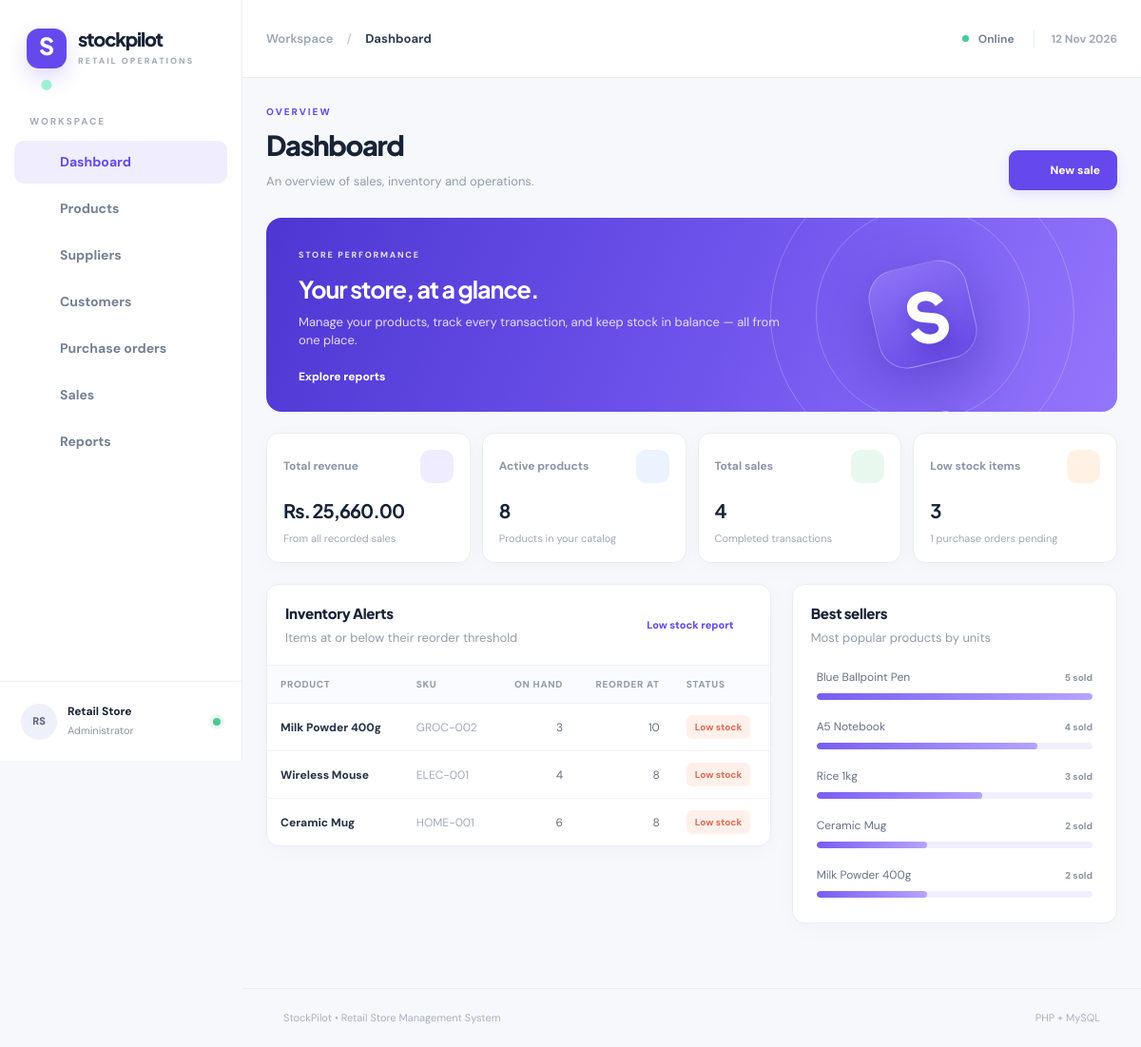
The page / on the database its author committed.
### tables this page shows
CREATE TABLE products (
 product_id INT UNSIGNED AUTO_INCREMENT PRIMARY KEY,
 sku VARCHAR(40) NOT NULL UNIQUE,
 product_name VARCHAR(150) NOT NULL,
 category_id INT UNSIGNED NOT NULL,
 selling_price DECIMAL(12,2) NOT NULL,
 stock_quantity INT UNSIGNED NOT NULL DEFAULT 0,
 reorder_level INT UNSIGNED NOT NULL DEFAULT 5,
 created_at TIMESTAMP DEFAULT CURRENT_TIMESTAMP,
 CONSTRAINT fk_product_category FOREIGN KEY (category_id) REFERENCES categories(category_id),
 CONSTRAINT chk_product_price CHECK (selling_price >= 0)
);

### index.php (the view, shortened to what this page needs)
<?php
require_once __DIR__.'/bootstrap.php';
$stats=one("SELECT (SELECT COUNT(*) FROM products) products,(SELECT COUNT(*) FROM suppliers) suppliers,(SELECT COUNT(*) FROM sales) sales,(SELECT COALESCE(SUM(si.quantity*si.unit_price),0) FROM sale_items si) revenue,(SELECT COUNT(*) FROM products WHERE stock_quantity<=reorder_level) low_stock,(SELECT COUNT(*) FROM purchase_orders WHERE status='Pending') pending_orders");
$low=rows('SELECT product_name,sku,stock_quantity,reorder_level FROM products WHERE stock_quantity<=reorder_level ORDER BY stock_quantity ASC LIMIT 5');
$top=rows('SELECT p.product_name,COALESCE(SUM(si.quantity),0) units FROM products p LEFT JOIN sale_items si ON p.product_id=si.product_id GROUP BY p.product_id,p.product_name ORDER BY units DESC,p.product_name LIMIT 5');
$max=max(1,...array_map(fn($x)=>(int)$x['units'],$top));
render_header('Dashboard','index.php');
page_heading('OVERVIEW','Dashboard','An overview of sales, inventory and operations.','<a class="btn primary" href="sales.php">'.icon('plus').' New sale</a>');
?>
<div class="hero-banner"><div><span class="hero-badge">STORE PERFORMANCE</span><h2>Your store, at a glance.</h2><p>Manage your products, track every transaction, and keep stock in balance — all from one place.</p><a href="reports.php" class="hero-link">Explore reports <?=icon('arrow')?></a></div><div class="hero-art"><div class="orbit orbit-one"></div><div class="orbit orbit-two"></div><div class="hero-cube">S<span>•</span></div></div></div>
<div class="stats-grid">
<div class="stat-card"><div class="stat-top"><span>Total revenue</span><span class="stat-symbol purple"><?=icon('chart')?></span></div><strong><?=cash($stats['revenue'])?></strong><small>From all recorded sales</small></div>
<div class="stat-card"><div class="stat-top"><span>Active products</span><span class="stat-symbol blue"><?=icon('box')?></span></div><strong><?=number_format($stats['products'])?></strong><small>Products in your catalog</small></div>
<div class="stat-card"><div class="stat-top"><span>Total sales</span><span class="stat-symbol green"><?=icon('cart')?></span></div><strong><?=number_format($stats['sales'])?></strong><small>Completed transactions</small></div>
<div class="stat-card"><div class="stat-top"><span>Low stock items</span><span class="stat-symbol orange"><?=icon('alert')?></span></div><strong><?=number_format($stats['low_stock'])?></strong><small><?=$stats['pending_orders']?> purchase orders pending</small></div>
</div>
<div class="two-column wide-left"><section class="panel"><div class="panel-head"><div><h3>Inventory Alerts</h3><p>Items at or below their reorder threshold</p></div><a href="reports.php?tab=stock" class="text-link">Low stock report <?=icon('arrow')?></a></div><div class="table-wrap"><table><thead><tr><th>Product</th><th>SKU</th><th class="right">On hand</th><th class="right">Reorder at</th><th>Status</th></tr></thead><tbody><?php foreach($low as $r):?><tr><td class="strong-cell"><?=e($r['product_name'])?></td><td class="muted-cell"><?=e($r['sku'])?></td><td class="right"><?=e($r['stock_quantity'])?></td><td class="right"><?=e($r['reorder_level'])?></td><td><span class="pill danger">Low stock</span></td></tr><?php endforeach;if(!$low):?><tr><td colspan="5" class="empty">All products are above reorder levels.</td></tr><?php endif;?></tbody></table></div></section>
<section class="panel"><div class="panel-head"><div><h3>Best sellers</h3><p>Most popular products by units</p></div></div><div class="bar-list"><?php foreach($top as $t):?><div class="bar-item"><div class="bar-label"><span><?=e($t['product_name'])?></span><strong><?=e($t['units'])?> sold</strong></div><div class="bar-track"><div class="bar-fill" style="width:<?=round($t['units']/$max*100)?>%"></div></div></div><?php endforeach;?></div></section></div>
<?php render_footer(); ?>

### bootstrap.php (shortened to what this page needs)
<?php
function db(): PDO {
    static $pdo = null;
    if ($pdo === null) {
        try {
            $pdo = new PDO('mysql:host='.DB_HOST.';port='.DB_PORT.';dbname='.DB_NAME.';charset=utf8mb4', DB_USER, DB_PASSWORD, [
                PDO::ATTR_ERRMODE => PDO::ERRMODE_EXCEPTION,
                PDO::ATTR_DEFAULT_FETCH_MODE => PDO::FETCH_ASSOC,
                PDO::ATTR_EMULATE_PREPARES => false,
            ]);
            $expected = ['categories','customers','products','product_suppliers','purchase_orders','purchase_order_items','sales','sale_items','suppliers'];
            $found = $pdo->query('SHOW TABLES')->fetchAll(PDO::FETCH_COLUMN);
            $missing = array_diff($expected, $found);
        } catch (PDOException $e) {
            http_response_code(503);
            exit('<div style="font:16px Arial;max-width:700px;margin:12vh auto;padding:35px;border:1px solid #ddd;border-radius:15px"><h2>Database connection failed</h2><p>Start MySQL in XAMPP, import <code>database.sql</code> and check <code>config.php</code>.</p><pre>'.htmlspecialchars($e->getMessage(),ENT_QUOTES,'UTF-8').'</pre></div>');
        }
    }
    return $pdo;
}
function e($value): string { return htmlspecialchars((string)($value ?? ''), ENT_QUOTES | ENT_SUBSTITUTE, 'UTF-8'); }
function cash($value): string { return 'Rs. '.number_format((float)$value, 2); }
function take_flash(): ?array { $f=$_SESSION['flash']??null;unset($_SESSION['flash']);return $f; }
function rows(string $sql, array $params=[]): array { $stmt=db()->prepare($sql);$stmt->execute($params);return $stmt->fetchAll(); }
function one(string $sql, array $params=[]): array|false { $stmt=db()->prepare($sql);$stmt->execute($params);return $stmt->fetch(); }
function icon(string $name): string {
    $paths=[
      'grid'=>'<rect x="3" y="3" width="7" height="7" rx="1"/><rect x="14" y="3" width="7" height="7" rx="1"/><rect x="3" y="14" width="7" height="7" rx="1"/><rect x="14" y="14" width="7" height="7" rx="1"/>',
      'box'=>'<path d="M21 8a2 2 0 0 0-1-1.73l-7-4a2 2 0 0 0-2 0l-7 4A2 2 0 0 0 3 8v8a2 2 0 0 0 1 1.73l7 4a2 2 0 0 0 2 0l7-4A2 2 0 0 0 21 16Z"/><path d="m3.3 7 8.7 5 8.7-5M12 22V12"/>',
      'truck'=>'<path d="M10 17h4V5H2v12h3"/><path d="M14 9h4l4 4v4h-3"/><circle cx="7.5" cy="17.5" r="2.5"/><circle cx="16.5" cy="17.5" r="2.5"/>',
      'cart'=>'<circle cx="9" cy="21" r="1"/><circle cx="20" cy="21" r="1"/><path d="M1 1h4l2.8 13.4a2 2 0 0 0 2 1.6h9.8a2 2 0 0 0 2-1.6L23 6H6"/>',
      'users'=>'<path d="M16 21v-2a4 4 0 0 0-4-4H6a4 4 0 0 0-4 4v2"/><circle cx="9" cy="7" r="4"/><path d="M22 21v-2a4 4 0 0 0-3-3.87M16 3.13a4 4 0 0 1 0 7.75"/>',
      'chart'=>'<path d="M3 3v18h18M7 16v-5M12 16V7M17 16v-9"/>',
      'plus'=>'<path d="M12 5v14M5 12h14"/>',
      'search'=>'<circle cx="11" cy="11" r="8"/><path d="m21 21-4.35-4.35"/>',
      'alert'=>'<path d="M10.3 3.9 2 18.2A2 2 0 0 0 3.7 21h16.6a2 2 0 0 0 1.7-2.8L13.7 3.9a2 2 0 0 0-3.4 0Z"/><path d="M12 9v4M12 17h.01"/>',
      'arrow'=>'<path d="M5 12h14m-6-6 6 6-6 6"/>',
      'check'=>'<path d="m5 12 4 4L19 6"/>',
      'layers'=>'<path d="m12 2-9 5 9 5 9-5-9-5ZM3 12l9 5 9-5M3 17l9 5 9-5"/>',
      'menu'=>'<path d="M4 6h16M4 12h16M4 18h16"/>',
      'printer'=>'<path d="M6 9V2h12v7M6 18H4a2 2 0 0 1-2-2v-5a2 2 0 0 1 2-2h16a2 2 0 0 1 2 2v5a2 2 0 0 1-2 2h-2"/><path d="M6 14h12v8H6z"/>',
      'edit'=>'<path d="M12 20h9M16 4a2.1 2.1 0 0 1 3 3L7 19l-4 1 1-4Z"/>',
      'trash'=>'<path d="M3 6h18M8 6V4h8v2m3 0-1 14H6L5 6M10 10v6m4-6v6"/>',
    ];
    return '<svg width="19" height="19" viewBox="0 0 24 24" fill="none" stroke="currentColor" stroke-width="1.8" stroke-linecap="round" stroke-linejoin="round" aria-hidden="true">'.($paths[$name]??$paths['grid']).'</svg>';
}
function render_header(string $title,string $section): void {
    $nav=['index.php'=>['grid','Dashboard'],'products.php'=>['box','Products'],'suppliers.php'=>['truck','Suppliers'],'customers.php'=>['users','Customers'],'purchases.php'=>['layers','Purchase orders'],'sales.php'=>['cart','Sales'],'reports.php'=>['chart','Reports']];
    $flash=take_flash();
    ?><!doctype html><html lang="en"><head><meta charset="utf-8"><meta name="viewport" content="width=device-width,initial-scale=1"><title><?=e($title)?> · <?=APP_NAME?></title><link rel="stylesheet" href="assets/style.css"></head>
    <body><div class="shell"><aside class="sidebar" id="sidebar"><div class="brand"><div class="brand-mark">S<span>•</span></div><div><strong>stockpilot</strong><small>RETAIL OPERATIONS</small></div></div><div class="nav-heading">WORKSPACE</div><nav class="nav"><?php foreach($nav as $path=>[$glyph,$label]): ?><a class="nav-link <?=$section===$path?'active':''?>" href="<?=e($path)?>"><?=icon($glyph)?><span><?=e($label)?></span></a><?php endforeach; ?></nav><div class="sidebar-bottom"><div class="avatar">RS</div><div><strong>Retail Store</strong><small>Administrator</small></div><span class="online"></span></div></aside><div class="main"><header class="topbar"><button type="button" class="icon-button mobile-menu" onclick="document.getElementById('sidebar').classList.toggle('show')" aria-label="Open menu"><?=icon('menu')?></button><div class="breadcrumb">Workspace <span>/</span> <strong><?=e($title)?></strong></div><div class="top-right"><span class="live-dot"></span> Online <span class="top-date"><?=date('d M Y')?></span></div></header><main class="content"><?php if($flash):?><div class="notice <?=e($flash['type'])?>"><?=icon($flash['type']==='error'?'alert':'check')?><?=e($flash['message'])?></div><?php endif;?>
    <?php
}
function render_footer(): void { echo '</main><footer class="footer">StockPilot • Retail Store Management System <span>PHP + MySQL</span></footer></div></div><script src="assets/app.js"></script></body></html>'; }
function page_heading(string $eyebrow,string $title,string $description,string $right=''): void {echo '<div class="page-heading"><div><div class="eyebrow">'.e($eyebrow).'</div><h1>'.e($title).'</h1><p>'.e($description).'</p></div><div class="heading-actions">'.$right.'</div></div>';}

### rows shown on the page
products: product_name "Milk Powder 400g", sku "GROC-002", stock_quantity "3", reorder_level "10"
products: product_name "Wireless Mouse", sku "ELEC-001", stock_quantity "4", reorder_level "8"
products: product_name "Ceramic Mug", sku "HOME-001", stock_quantity "6", reorder_level "8"

### other values the page prints
$label "Dashboard"
$label "Products"
$label "Suppliers"
$label "Customers"
$label "Purchase orders"
$label "Sales"
$label "Reports"
$title "Dashboard"
$eyebrow "OVERVIEW"
$description "An overview of sales, inventory and operations."
$right "New sale"
cash($stats['revenue']) "Rs. 25,660.00"
$stats['products'] "8"
$stats['sales'] "4"
$stats['low_stock'] "3"
